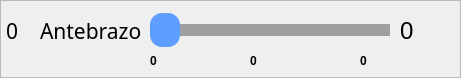
      <widget class="QFrame" name="frame_slider_antebrazo">
       <property name="geometry">
        <rect>
         <x>0</x>
         <y>132</y>
         <width>461</width>
         <height>78</height>
        </rect>
       </property>
       <property name="minimumSize">
        <size>
         <width>80</width>
         <height>0</height>
        </size>
       </property>
       <property name="frameShape">
        <enum>QFrame::StyledPanel</enum>
       </property>
       <property name="frameShadow">
        <enum>QFrame::Raised</enum>
       </property>
       <widget class="QLabel" name="label_3">
        <property name="geometry">
         <rect>
          <x>40</x>
          <y>10</y>
          <width>111</width>
          <height>41</height>
         </rect>
        </property>
        <property name="font">
         <font>
          <family>Sans Serif</family>
          <pointsize>16</pointsize>
          <weight>50</weight>
          <italic>false</italic>
          <bold>false</bold>
         </font>
        </property>
        <property name="styleSheet">
         <string notr="true"/>
        </property>
        <property name="text">
         <string>Antebrazo</string>
        </property>
       </widget>
       <widget class="QSlider" name="antebrazoSlider">
        <property name="enabled">
         <bool>true</bool>
        </property>
        <property name="geometry">
         <rect>
          <x>150</x>
          <y>10</y>
          <width>240</width>
          <height>41</height>
         </rect>
        </property>
        <property name="minimumSize">
         <size>
          <width>0</width>
          <height>30</height>
         </size>
        </property>
        <property name="autoFillBackground">
         <bool>false</bool>
        </property>
        <property name="styleSheet">
         <string notr="true">QSlider::groove:horizontal
{
    border: 1px solid #5d9eff;
    height: 10px;
	background: #5d9eff;
}  

QSlider::handle:horizontal
{
    background: #5d9eff;;
    width: 30px;
	height: 30px;
	left: 11px;
	right: 11px;
	margin: -12px;
	border-radius: 12px;	
}

QSlider::add-page:horizontal
{
    background-color: #9f9f9f;
	border: 1px solid #9f9f9f;
}</string>
        </property>
        <property name="maximum">
         <number>180</number>
        </property>
        <property name="orientation">
         <enum>Qt::Horizontal</enum>
        </property>
        <property name="tickPosition">
         <enum>QSlider::NoTicks</enum>
        </property>
        <property name="tickInterval">
         <number>0</number>
        </property>
       </widget>
       <widget class="QLabel" name="antebrazo_valor">
        <property name="geometry">
         <rect>
          <x>400</x>
          <y>20</y>
          <width>51</width>
          <height>22</height>
         </rect>
        </property>
        <property name="minimumSize">
         <size>
          <width>40</width>
          <height>0</height>
         </size>
        </property>
        <property name="font">
         <font>
          <pointsize>18</pointsize>
         </font>
        </property>
        <property name="text">
         <string>0</string>
        </property>
       </widget>
       <widget class="QLabel" name="etiquetaAntebrazoMinimo">
        <property name="geometry">
         <rect>
          <x>150</x>
          <y>50</y>
          <width>21</width>
          <height>22</height>
         </rect>
        </property>
        <property name="font">
         <font>
          <weight>75</weight>
          <bold>true</bold>
         </font>
        </property>
        <property name="text">
         <string>0</string>
        </property>
       </widget>
       <widget class="QLabel" name="etiquetaAntebrazoMedio">
        <property name="geometry">
         <rect>
          <x>250</x>
          <y>50</y>
          <width>31</width>
          <height>22</height>
         </rect>
        </property>
        <property name="font">
         <font>
          <weight>75</weight>
          <bold>true</bold>
         </font>
        </property>
        <property name="text">
         <string>0</string>
        </property>
       </widget>
       <widget class="QLabel" name="etiquetaAntebrazoMaximo">
        <property name="geometry">
         <rect>
          <x>360</x>
          <y>50</y>
          <width>31</width>
          <height>22</height>
         </rect>
        </property>
        <property name="font">
         <font>
          <weight>75</weight>
          <bold>true</bold>
         </font>
        </property>
        <property name="text">
         <string>0</string>
        </property>
       </widget>
       <widget class="QLabel" name="etiquetaAntebrazoPin">
        <property name="geometry">
         <rect>
          <x>0</x>
          <y>20</y>
          <width>41</width>
          <height>22</height>
         </rect>
        </property>
        <property name="font">
         <font>
          <family>Sans Serif</family>
          <pointsize>16</pointsize>
         </font>
        </property>
        <property name="styleSheet">
         <string notr="true">margin-left: 1px;</string>
        </property>
        <property name="text">
         <string>0</string>
        </property>
       </widget>
      </widget>
